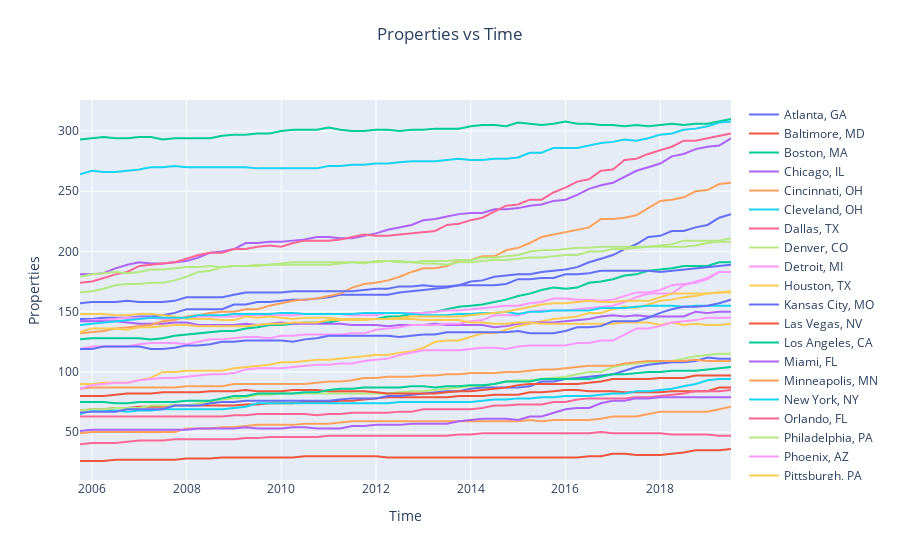
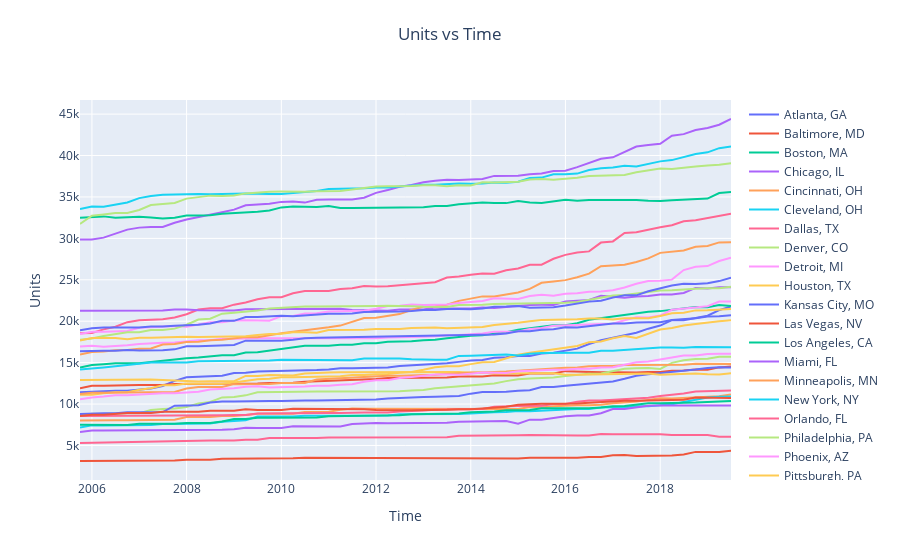
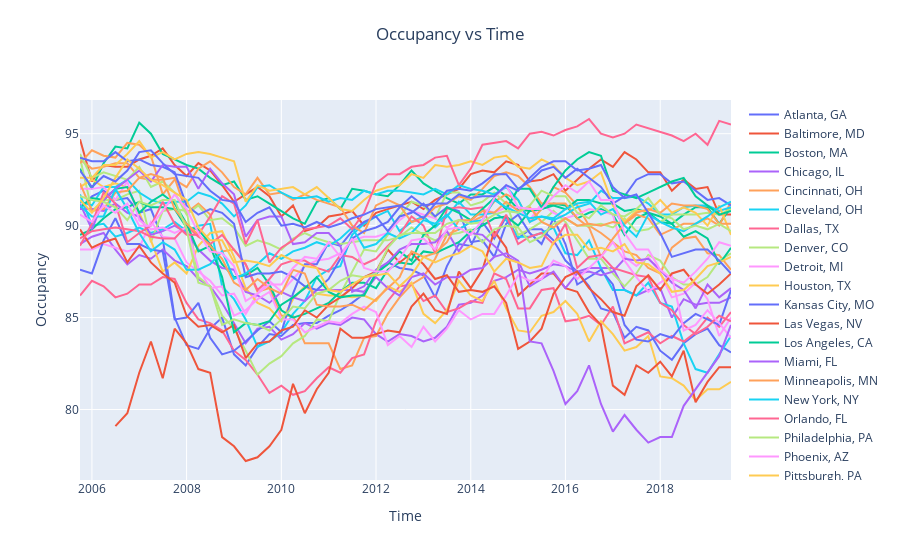
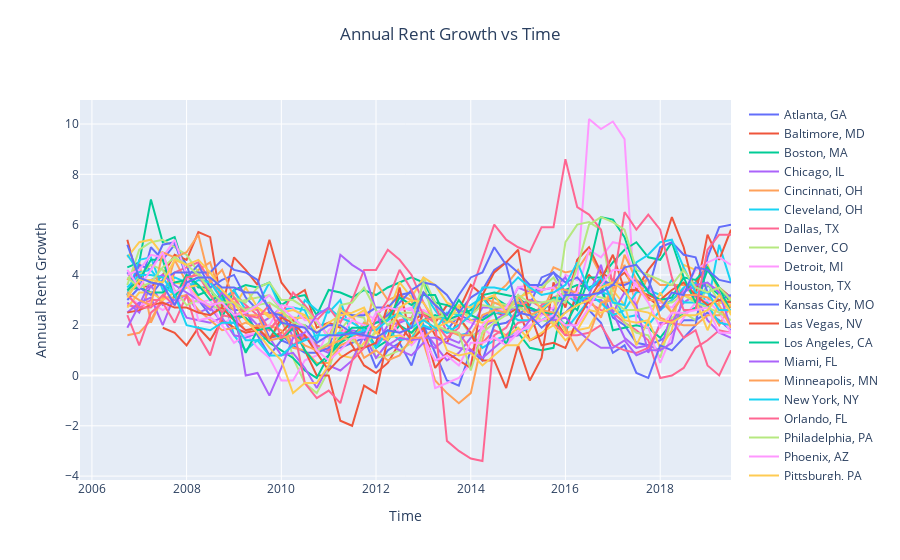

Notebook cell for these charts, in order:
### Code cell
for each in cols:
    
    fig = go.Figure()
    
    for city in cities:
        new = df[df.CBSA == city]
        fig.add_trace(go.Scatter(x = new.Quarter, y = new[each],
                            mode = 'lines',
                            name = city))
        
    fig.update_layout(
        title = {
            'text': "{} vs Time".format(each),
            'y':0.95,
            'x':0.5,
            'xanchor': 'center',
            'yanchor': 'top',
        },
        xaxis_title = "Time",
        yaxis_title = each,
    )
    fig.show()
    fig.write_image("{} vs Time.png".format(each))
